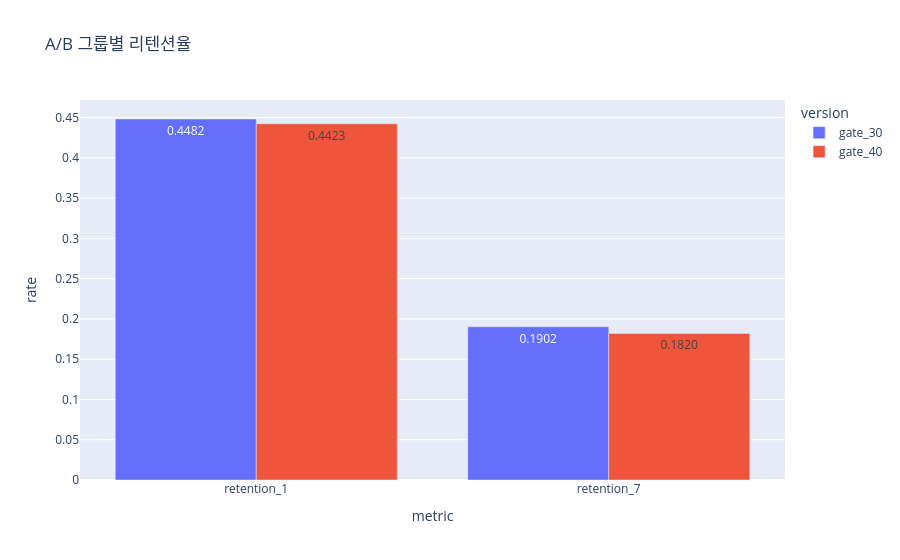

The code cell stored with this chart in its notebook:
### Markdown cell above
## 1. 리텐션 기본 분석

### Code cell
retention = df.groupby("version")[["retention_1", "retention_7"]].mean().round(4)
print("그룹별 리텐션율:")
print(retention)

ret_df = retention.reset_index().melt(id_vars="version", var_name="metric", value_name="rate")
fig = px.bar(ret_df, x="metric", y="rate", color="version", barmode="group",
             title="A/B 그룹별 리텐션율", text_auto=".4f")
fig.show()

### Figure 1 — Plotly figure (JSON) as saved in the notebook; plotly's stock layout.template omitted (floating-point values rounded to 4 significant figures)
{"data": [{"alignmentgroup": "True", "hovertemplate": "version=gate_30<br>metric=%{x}<br>rate=%{y}<extra></extra>", "legendgroup": "gate_30", "marker": {"color": "#636efa", "pattern": {"shape": ""}}, "name": "gate_30", "offsetgroup": "gate_30", "orientation": "v", "showlegend": true, "textposition": "auto", "texttemplate": "%{y:.4f}", "type": "bar", "x": ["retention_1", "retention_7"], "xaxis": "x", "y": [0.4482, 0.1902], "yaxis": "y"}, {"alignmentgroup": "True", "hovertemplate": "version=gate_40<br>metric=%{x}<br>rate=%{y}<extra></extra>", "legendgroup": "gate_40", "marker": {"color": "#EF553B", "pattern": {"shape": ""}}, "name": "gate_40", "offsetgroup": "gate_40", "orientation": "v", "showlegend": true, "textposition": "auto", "texttemplate": "%{y:.4f}", "type": "bar", "x": ["retention_1", "retention_7"], "xaxis": "x", "y": [0.4423, 0.182], "yaxis": "y"}], "layout": {"barmode": "group", "legend": {"title": {"text": "version"}, "tracegroupgap": 0}, "title": {"text": "A/B 그룹별 리텐션율"}, "xaxis": {"anchor": "y", "domain": [0.0, 1.0], "title": {"text": "metric"}}, "yaxis": {"anchor": "x", "domain": [0.0, 1.0], "title": {"text": "rate"}}}}
